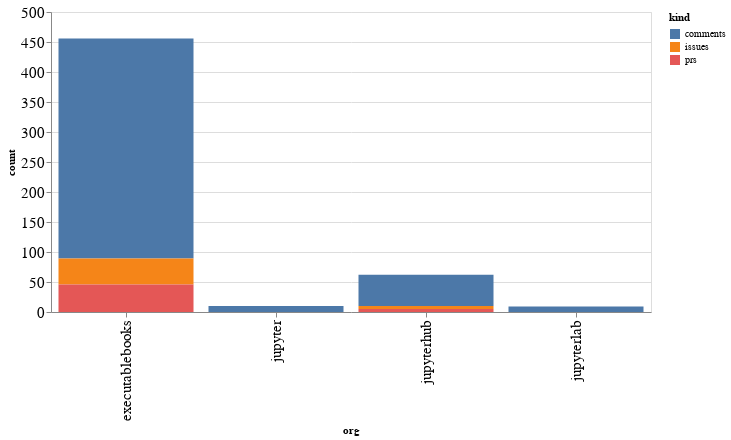

The cell this chart's notebook holds for it:
### Code cell
alt.Chart(org_summaries, width=600).mark_bar().encode(
    x='org',
    y='count',
    color='kind',
    tooltip="org"
)

### Figure 1 — Vega-Lite specification as saved in the notebook (floating-point values rounded to 4 significant figures)
{"config": {"axisLeft": {"labelFontSize": 15}, "axisBottom": {"labelFontSize": 15}}, "data": {"name": "data-36cd2b88e2f35da000381afe64baa1f4"}, "mark": "bar", "encoding": {"color": {"type": "nominal", "field": "kind"}, "tooltip": {"type": "nominal", "field": "org"}, "x": {"type": "nominal", "field": "org"}, "y": {"type": "quantitative", "field": "count"}}, "width": 600, "$schema": "https://vega.github.io/schema/vega-lite/v4.8.1.json", "datasets": {"data-36cd2b88e2f35da000381afe64baa1f4": [{"org": "executablebooks", "kind": "comments", "count": 367}, {"org": "executablebooks", "kind": "issues", "count": 43}, {"org": "executablebooks", "kind": "prs", "count": 46}, {"org": "jupyter", "kind": "comments", "count": 10}, {"org": "jupyterhub", "kind": "comments", "count": 52}, {"org": "jupyterhub", "kind": "issues", "count": 5}, {"org": "jupyterhub", "kind": "prs", "count": 5}, {"org": "jupyterlab", "kind": "comments", "count": 9}]}}
